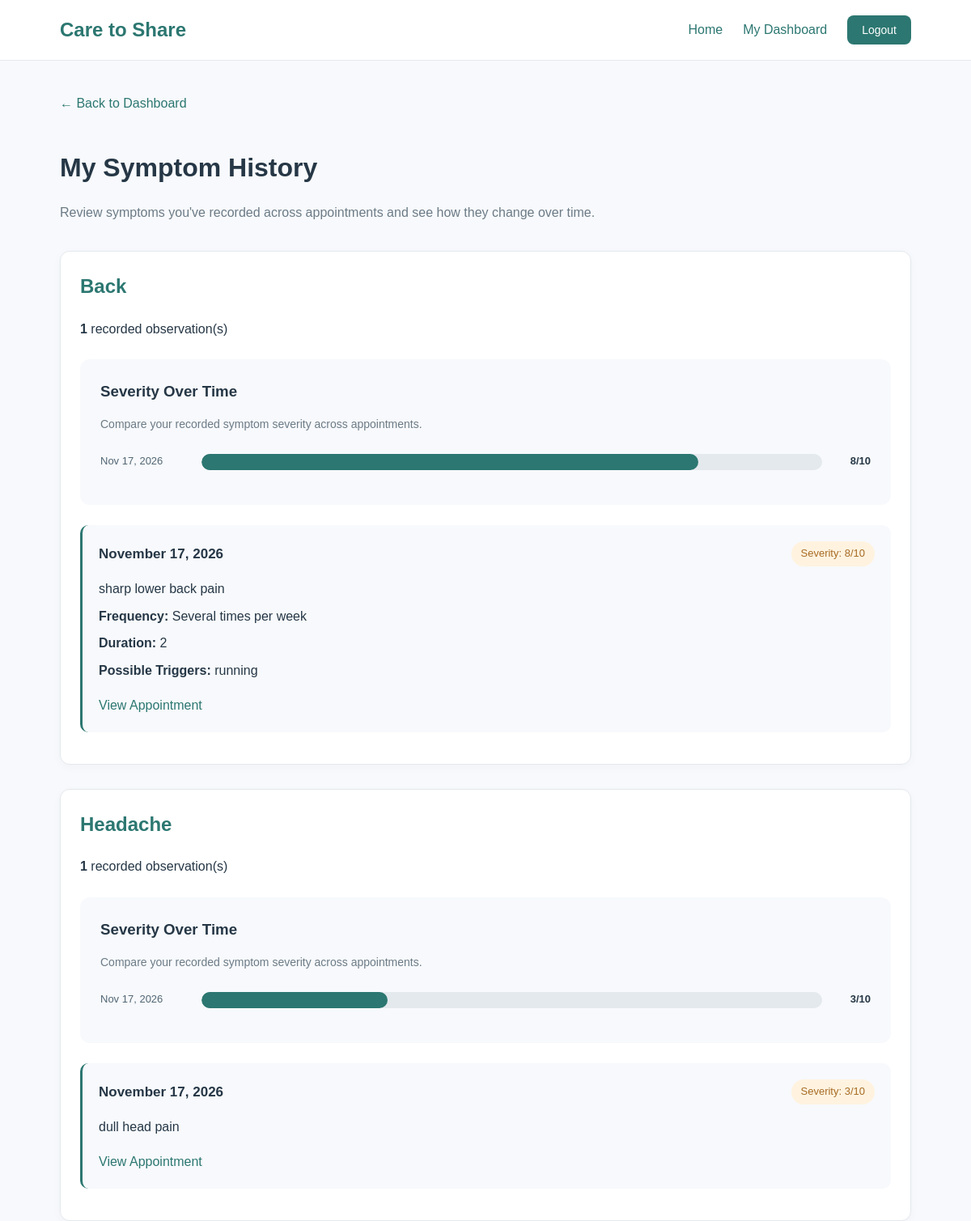
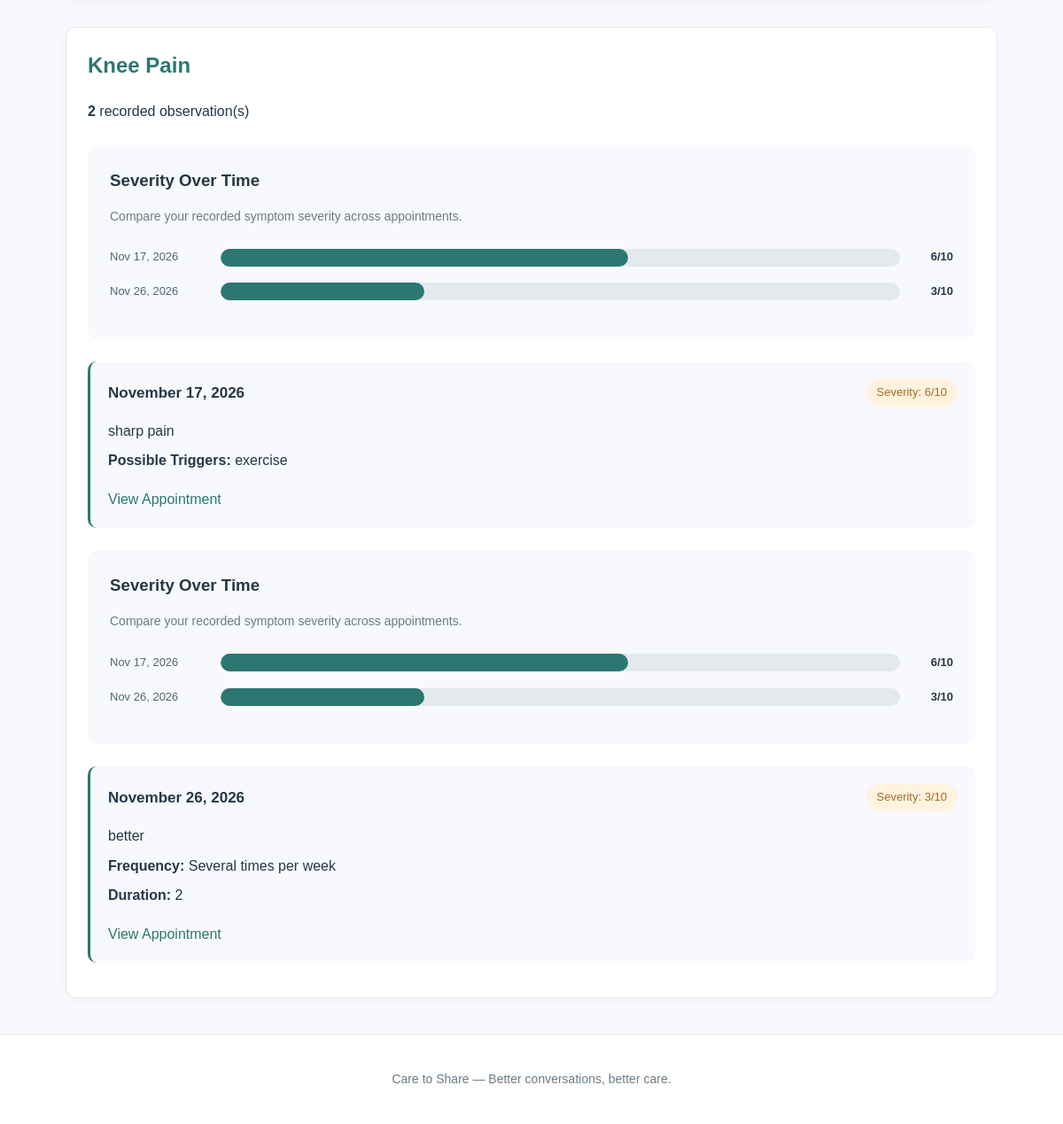
The app's page /symptom-history/ (signed in) with its own data (2 pictures, top to bottom).
### appointments/models.py (models this page shows, shortened)
class HealthConcern(models.Model):
    FREQUENCY_CHOICES = [
        ("daily", "Daily"),
        ("several_weekly", "Several times per week"),
        ("weekly", "Once per week"),
        ("monthly", "Several times per month"),
        ("occasionally", "Occasionally"),
        ("other", "Other"),
    ]
    PRIORITY_CHOICES = [
        ("high", "High"),
        ("medium", "Medium"),
        ("low", "Low"),
    ]
    appointment = models.ForeignKey(
        Appointment,
        on_delete=models.CASCADE,
        related_name="concerns"
    )
    symptom = models.CharField(max_length=200)
    description = models.TextField()
    severity = models.IntegerField(
        validators=[
            MinValueValidator(1),
            MaxValueValidator(10)
        ]
    )
    onset_date = models.DateField(
        null=True,
        blank=True
    )
    frequency = models.CharField(
        max_length=20,
        choices=FREQUENCY_CHOICES,
        blank=True
    )
    duration = models.CharField(
        max_length=100,
        blank=True
    )
    triggers = models.TextField(
        blank=True
    )
    relieving_factors = models.TextField(
        blank=True
    )
    priority = models.CharField(
        max_length=10,
        choices=PRIORITY_CHOICES,
        default="medium"
    )
    question_for_doctor = models.TextField(
        blank=True
    )

class Appointment(models.Model):
    user = models.ForeignKey(
        settings.AUTH_USER_MODEL,
        on_delete=models.CASCADE
    )
    doctor_name = models.CharField(max_length=100)
    appointment_date = models.DateTimeField()
    reason_for_visit = models.TextField()
    created_at = models.DateTimeField(auto_now_add=True)

### appointments/views.py (the view)
# urls.py: path("symptom-history/", views.symptom_history, name="symptom_history"),
@login_required
def symptom_history(request):
    concerns = HealthConcern.objects.filter(
        appointment__user=request.user
    ).select_related(
        "appointment"
    ).order_by(
        "appointment__appointment_date"
    )
    symptom_groups = {}
    for concern in concerns:
        symptom_name = concern.symptom.strip().lower()
        if symptom_name not in symptom_groups:
            symptom_groups[symptom_name] = {
                "name": concern.symptom.strip(),
                "records": [],
            }
        symptom_groups[symptom_name]["records"].append(
            concern
        )
    history = list(symptom_groups.values())
    history.sort(key=lambda item: item["name"].lower())
    return render(
        request,
        "appointments/symptom_history.html",
        {
            "history": history,
        }
    )

### appointments/templates/appointments/symptom_history.html (shortened to what this page needs)
{% extends "appointments/base.html" %}
{% block content %}
<div class="page-header">
    <a href="{% url 'dashboard' %}" class="back-link">
        ← Back to Dashboard
    </a>
    <h1>My Symptom History</h1>
    <p>
        Review symptoms you've recorded across
        appointments and see how they change over time.
    </p>
</div>
{% if history %}
    {% for symptom in history %}
        <div class="card symptom-history-card">
            <h2>{{ symptom.name|title }}</h2>
            <p>
                <strong>
                    {{ symptom.records|length }}
                </strong>
                recorded observation(s)
            </p>
            <div class="history-records">
                {% for record in symptom.records %}
                <div class="severity-chart">
                    <h3>Severity Over Time</h3>
                    <p class="chart-description">
                        Compare your recorded symptom severity
                        across appointments.
                    </p>
                    {% for record in symptom.records %}
                        <div class="chart-row">
                            <span class="chart-date">
                                {{ record.appointment.appointment_date|date:"M d, Y" }}
                            </span>
                            <div class="chart-bar-background">
                                <div class="chart-bar"
                                     style="width: {% widthratio record.severity 10 100 %}%;">
                                </div>
                            </div>
                            <span class="chart-value">
                                {{ record.severity }}/10
                            </span>
                        </div>
                    {% endfor %}
                </div>
                    <div class="history-record">
                        <div class="history-record-header">
                            <h3>
                                {{ record.appointment.appointment_date|date:"F j, Y" }}
                            </h3>
                            <span class="severity-badge">
                                Severity: {{ record.severity }}/10
                            </span>
                        </div>
                        <p>{{ record.description }}</p>
                        {% if record.frequency %}
                            <p>
                                <strong>Frequency:</strong>
                                {{ record.get_frequency_display }}
                            </p>
                        {% endif %}
                        {% if record.duration %}
                            <p>
                                <strong>Duration:</strong>
                                {{ record.duration }}
                            </p>
                        {% endif %}
                        {% if record.triggers %}
                            <p>
                                <strong>Possible Triggers:</strong>
                                {{ record.triggers }}
                            </p>
                        {% endif %}
                        <a href="{% url 'appointment_detail' record.appointment.pk %}">
                            View Appointment
                        </a>
                    </div>
                {% endfor %}
            </div>
        </div>
    {% endfor %}
{% endif %}
{% endblock %}

### appointments/static/appointments/style.css (style rules this page uses)
* { box-sizing: border-box; }
body { margin: 0; font-family: Arial, Helvetica, sans-serif; background-color: #f7f9fc; color: #263746; line-height: 1.6; }
a { color: #2c7771; text-decoration: none; }
h1 { font-size: 32px; margin-bottom: 12px; }
h2 { color: #2c7771; }
h3 { margin-bottom: 10px; }
.card { background: white; padding: 24px; border-radius: 12px; border: 1px solid #e4e9ed; margin-bottom: 20px; box-shadow: 0 3px 12px rgba(0, 0, 0, 0.03); }
.card h3 { margin-top: 0; }
.page-header { margin-bottom: 35px; }
.page-header p { color: #6c7b86; }
.back-link { display: inline-block; margin-bottom: 20px; color: #2c7771; font-weight: 500; }
.severity-badge { background-color: #fff3e0; color: #a76b23; padding: 5px 12px; border-radius: 20px; font-size: 13px; white-space: nowrap; }
.symptom-history-card { margin-bottom: 30px; }
.symptom-history-card h2 { margin-top: 0; }
.history-records { margin-top: 25px; }
.history-record { padding: 20px; margin-bottom: 15px; background-color: #f7f9fc; border-radius: 10px; border-left: 3px solid #2c7771; }
.history-record-header { display: flex; justify-content: space-between; align-items: center; gap: 15px; margin-bottom: 15px; }
.history-record-header h3 { margin: 0; font-size: 17px; }
.history-record p { margin: 8px 0; }
.history-record a { display: inline-block; margin-top: 10px; font-weight: 500; }
.severity-chart { background-color: #f7f9fc; padding: 25px; border-radius: 12px; margin: 25px 0; }
.severity-chart h3 { margin-top: 0; color: #263746; }
.chart-description { color: #6c7b86; font-size: 14px; margin-bottom: 25px; }
.chart-row { display: flex; align-items: center; gap: 15px; margin-bottom: 18px; }
.chart-date { width: 110px; font-size: 13px; color: #526674; flex-shrink: 0; }
.chart-bar-background { flex: 1; height: 20px; background-color: #e4e9ed; border-radius: 10px; overflow: hidden; }
.chart-bar { height: 100%; background-color: #2c7771; border-radius: 10px; transition: width 0.3s ease; }
.chart-value { width: 45px; font-weight: 600; font-size: 13px; color: #263746; text-align: right; }

### records on screen
HealthConcern: name "Back", appointment.appointment_date "Nov 17, 2026", severity "8", appointment.appointment_date "November 17, 2026", description "sharp lower back pain", frequency "Several times per week", duration "2", triggers "running"
HealthConcern: name "Headache", appointment.appointment_date "Nov 17, 2026", severity "3", appointment.appointment_date "November 17, 2026", description "dull head pain"
HealthConcern: name "Knee Pain", appointment.appointment_date "Nov 17, 2026", severity "6", appointment.appointment_date "November 17, 2026", description "sharp pain", triggers "exercise"
HealthConcern: appointment.appointment_date "Nov 26, 2026", severity "3", appointment.appointment_date "November 26, 2026", description "better", frequency "Several times per week", duration "2"

### other values on screen
{{ symptom.records|length }} "1" "1" "2"
